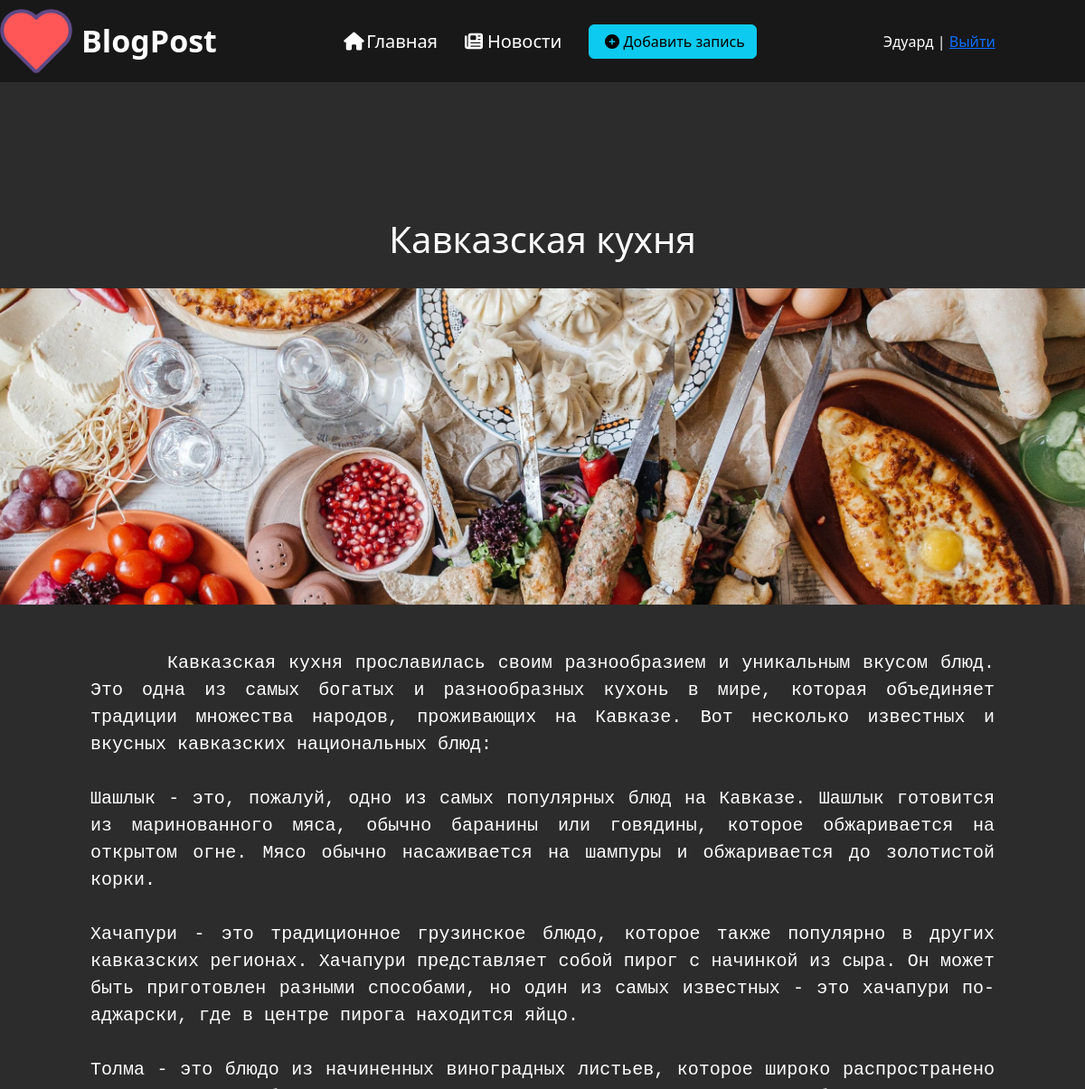
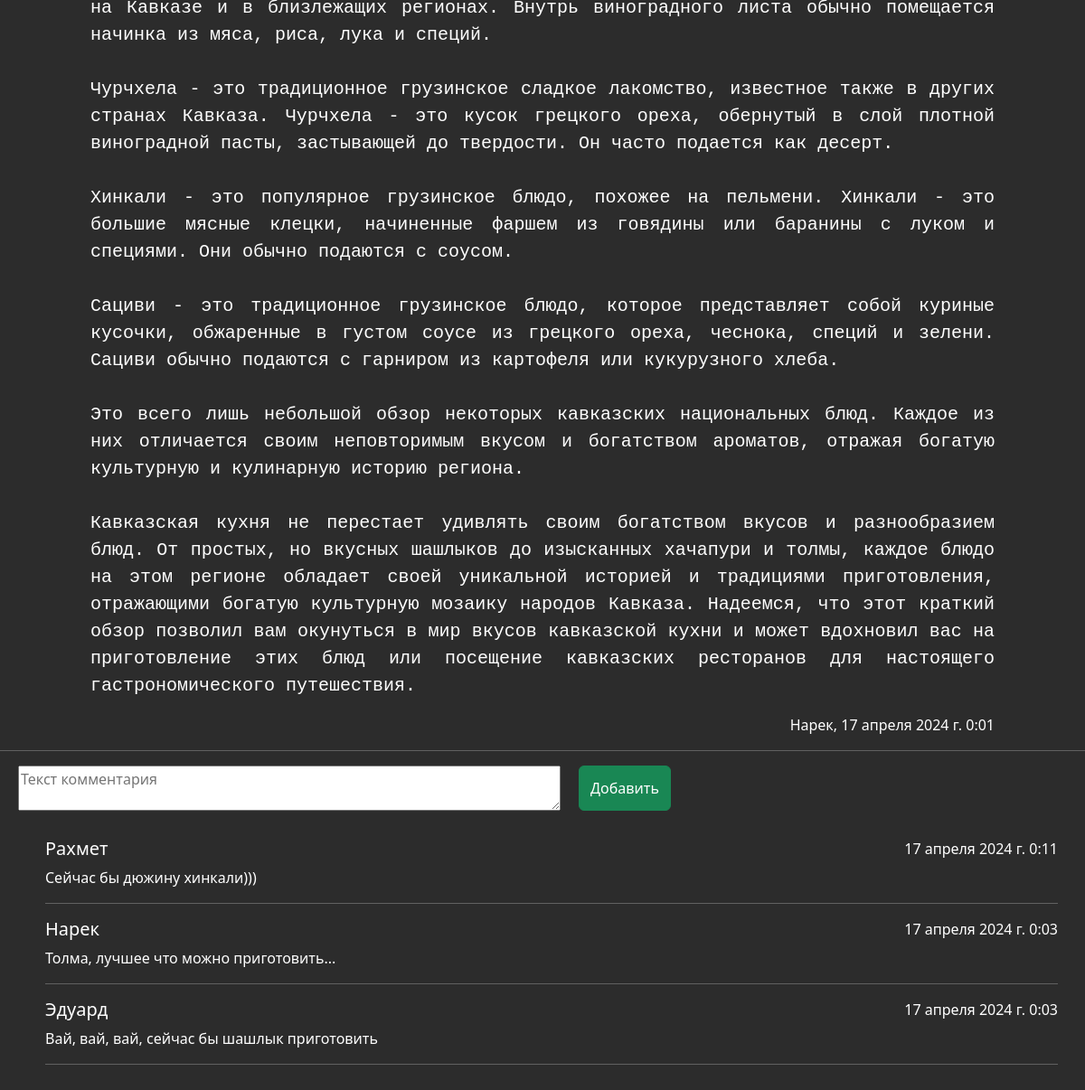
The app's page /blogs/3 (signed in) with its own data (2 pictures, top to bottom).
### blog/models.py (models this page shows, shortened)
class Articles(models.Model):
	author = models.ForeignKey(User, on_delete=models.CASCADE, verbose_name='Автор', null=True, blank=True)
	title = models.CharField('Название', max_length=50)
	anons = models.CharField('Анонс', max_length=250)
	full_text = models.TextField('Блог')
	image = models.ImageField('Изображение', null=True, blank=True, upload_to='images/')
	date = models.DateTimeField('Дата публикации')
	class Meta:
		verbose_name = 'Блог'
		verbose_name_plural = 'Блоги'

class Comment(models.Model):
	author = models.ForeignKey(User, on_delete=models.CASCADE)
	article = models.ForeignKey(Articles, on_delete=models.CASCADE)
	text = models.TextField('Коммент', max_length=500)
	date_created = models.DateTimeField('Дата публикации')
	class Meta:
		verbose_name = 'Коммент'
		verbose_name_plural = 'Комментарии'

### blog/views.py (the view, shortened to what this page needs)
# urls.py: path('blogs/<int:pk>', views.detail_blog, name='blog-detail'),
def detail_blog(request, pk):
	article = get_object_or_404(Articles, pk=pk)
	form = CommentForm()
	comment = Comment.objects.filter(article = article).order_by('-date_created');
	data = {
		'comment' : comment,
		'form' : form,
		'article' : article,
	}
	return render (request, 'blog/datails_view.html', data)

### blog/forms.py
class CommentForm(ModelForm):
	class Meta:
		model = Comment
		fields = ['text']
		widgets = {
			'text' : Textarea(attrs={
				'class' : 'comment-input',
				'placeholder' : 'Текст комментария'
			})
		}

### blog/templates/blog/datails_view.html (shortened to what this page needs)
{% extends 'blog/layout.html' %}
{% load static %}
{% block content %}
	<div class="detail">
		<div class="container">
			<div class="post">
				<h1> {{ article.title }}</h1>
				<div class="post-image">
					{% if article.image %}
						<img src="{{ MEDIA_URL }} {{ article.image.url }}" alt="">
					{% else %}
						<p>Изображение отсуствует</p>
					{% endif %}
				</div>
				<div class="post-info">
					<pre>{{ article.full_text }}</pre>
					<p>{{ article.author.first_name }}, {{ article.date }}</p>
				</div>
			</div>
			<hr>
			<div class="comment">
					<form class="comment-create" action="" method="post">
						{{ form.text }} <br>
						<button class="btn btn-success" name="comment_create" type="submit">Добавить</button>
					</form>
					<div class="comment-views">
						{% for el in comment %}
							<div class="comment-views-title">
								<h5>{{ el.author.first_name}}</h5>
								{{ el.date_created }}
							</div>
							<p>{{ el.text }}</p>
							<hr>
						{% endfor %}
					</div>
			</div>
	</div>
	</div>
{% endblock %}

### blog/templates/blog/layout.html (shortened to what this page needs)
{% load static %}
<!DOCTYPE html>
<html lang="en">
<head>
	<link rel="stylesheet" href="https://cdn.jsdelivr.net/npm/bootstrap@5.3.2/dist/css/bootstrap.min.css">
	<link rel="stylesheet" href="{% static 'blog/css/main.css' %}">
</head>
<body>
	<aside>
		<div class="bookmarks">
			<div class="container">
				<div class="nav">
					<div class="logo">
						<img src="{% static 'blog/img/02.png' %}" alt="logo">
						<span>BlogPost</span>
					</div>
					<div class="list">
					<a href="{% url 'home' %}"><li><i class="fa-solid fa-house"></i>Главная</li></a>
					<a href="{% url 'blogs_home' %}"></i><li><i class="fa-solid fa-newspaper"></i>Новости</li></a>
					{% if user.is_authenticated %}
						<a href="{% url 'create' %}"><li><button class="btn btn-info"><i class="fas fa-plus-circle"></i>Добавить запись</button></li></a>
					{% endif %}
					</div>
						{% if user.is_authenticated %}
							<p>{{ user.first_name }} | <a href="{% url 'logout' %}">Выйти</a></p>
						{% else %}
							<p><a href="{% url 'sign-up' %}">Зарегистрироваться</a> | <a href="{% url 'login' %}">Войти</a></p>
						{% endif %}
					</div>
			</div>
		</div>
	</aside>
	<main>
		{% block content %}
		{% endblock %}
	</main>
</body>
</html>

### blog/static/blog/css/main.css (style rules this page uses)
body { background: #2c2c2c; }
.container { max-width: 1230px; margin: 0 auto; padding: 0; }
.bookmarks { padding: 10px 0; background: #181818; display: flex; }
.bookmarks p { margin-bottom: 0; }
.nav { display: flex; align-items: center; justify-content: space-between; color: #fff; }
.nav p { width: 222.95px; }
.logo { display: flex; align-items: center; }
.logo img { width: 80px; }
.logo span { font-weight: bold; font-size: 34px; margin-left: 10px; }
.list { display: flex; align-items: center; column-gap: 30px; }
.list a { font-size: 20px; color:#fff; justify-content: center; text-decoration: none; }
.list i { width: 25px; }
.detail { margin: auto; color: #fff; padding-top: 100px; }
.post { display: block; margin-top: 50px; }
.post h1 { width: 1000px; text-align: center; margin: 0 auto; margin-bottom: 30px; }
.post-image { justify-content: center; align-items: center; display: flex; }
.post-image img { width: 100%; height: 350px; object-fit: cover; }
.post-info { width: 1000px; flex-wrap: wrap; margin: 0 auto; }
.post-info pre { font-size: 20px; margin-top: 50px; text-wrap: wrap; text-indent: 85px; width: 1000px; text-align: justify; }
.post-info p { text-align: end; }
.comment { display: block; text-align: left; margin-left: 20px; }
.comment-create { display: flex; width: 100%; text-align: right; column-gap: 10px; }
.comment-input { height: 50px; width: 600px; }
.comment-views { padding: 30px; height: 500px; }
.comment-views-title { display: flex; justify-content: space-between; }

### records on screen
Articles: title "Кавказская кухня", image (picture), full_text "Кавказская кухня прославилась своим разнообразием и уникальным вкусом блюд. Это одна из самых богатых и разнообразных кухонь в мире, которая объединяет традиции множества народов, проживающих на Кавказе. Вот несколько известных и вкусных кавказских национальных блюд: Шашлык - это, пожалуй, одно из самых популярных блюд на Кавказе. Шашлык готовится из маринованного мяса, обычно баранины или говядины, которое обжаривается на открытом огне. Мясо обычно насаживается на шампуры и обжаривается до золотистой корки. Хачапури - это традиционное грузинское блюдо, которое также популярно в других кавказских регионах. Хачапури представляет собой пирог с начинкой из сыра. Он может быть приготовлен…", author.first_name "Нарек", date "17 апреля 2024 г. 0:01"
Comment: author.first_name "Рахмет", date_created "17 апреля 2024 г. 0:11", text "Сейчас бы дюжину хинкали)))"
Comment: author.first_name "Нарек", date_created "17 апреля 2024 г. 0:03", text "Толма, лучшее что можно приготовить..."
Comment: author.first_name "Эдуард", date_created "17 апреля 2024 г. 0:03", text "Вай, вай, вай, сейчас бы шашлык приготовить"

### other values on screen
{{ user.first_name }} "Эдуард"
